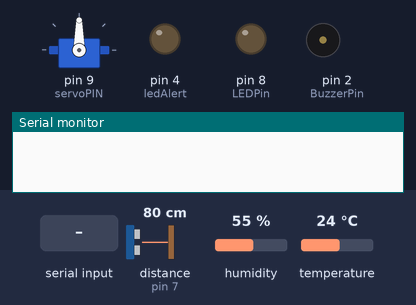
Bench run of a sketch on a simulated Arduino Uno, built with avr-gcc and run on an emulated ATmega328P. Parts: servo, output pins drawn as LEDs (lit = HIGH), buzzer (waves = sounding), the last lines printed to the serial monitor. Wiring (inferred from the names in the program): ultrasonic range finder: trigger pin 6; echo pin 7. Dashed ring = blinking. The inputs (shaded band) are chosen by the test bench; at power-on: distance to the obstacle (sensor on pin 7) 80 cm, humidity 55 %, temperature 24 °C. The echo pulse lasts 58.3 µs per cm; pins used as bus, display or sensor lines are not drawn.

Above: at 1.2 s.
1.3 s: distance to the obstacle (sensor on pin 7) set to 17 cm
5.5 s: distance to the obstacle (sensor on pin 7) set to 14 cm
At 5.85 s:
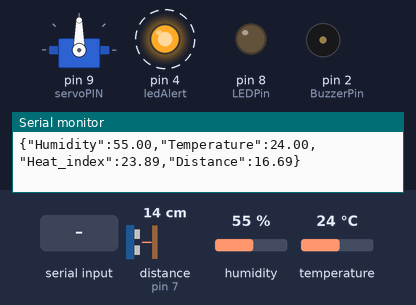
9.0 s: "L90\n" received over Serial
At 9.85 s:
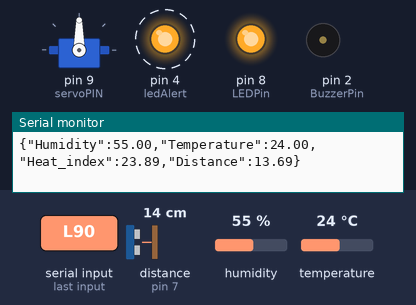
12.5 s: "M90\n" received over Serial
At 12.97 s:
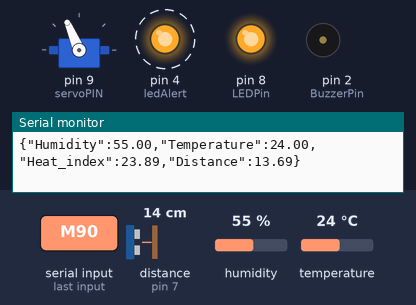
At 13.88 s:
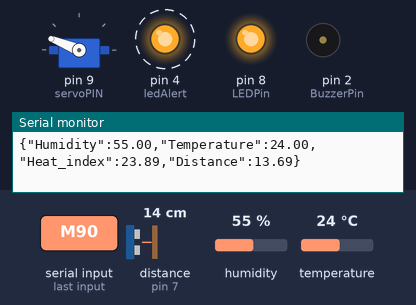
16.0 s: "L,45\n" received over Serial
19.5 s: "S90\n" received over Serial
Timing chart, 0 to 30.5 s (numbered marks = the images above; inputs shaded):
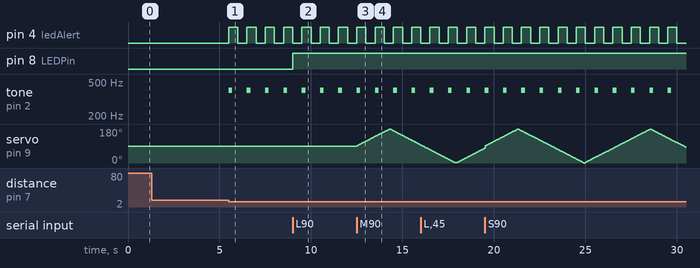

The sketch:

DHT11_SERVO_ULTRASONIC_LED.ino
```cpp
#include "DHT.h"
#include <Servo.h>
#include <Wire.h>


#define TRIG_PIN 6
#define ECHO_PIN 7
#define LEDPin 8      // LED contrôlée par Python
#define BuzzerPin 2
#define ledAlert 4    // LED d'alerte distance
#define servoPIN 9
#define DHTPIN 11
#define DHTTYPE DHT11


DHT dht(DHTPIN, DHTTYPE);
Servo myservo;

// Variables de contrôle
bool autoMode = false;
int servoAngle = 90;
int servoDirection = 1;
unsigned long prevMillisDHT = 0;
unsigned long prevMillisServo = 0;
unsigned long prevMillisAlert = 0;
bool alertBlink = false;

const int DISTANCE_THRESHOLD = 15;

void setup() {
  Serial.begin(9600);
  dht.begin();

  myservo.attach(servoPIN);
  pinMode(LEDPin, OUTPUT);
  pinMode(TRIG_PIN, OUTPUT);
  pinMode(ECHO_PIN, INPUT);
  pinMode(ledAlert, OUTPUT);
  pinMode(BuzzerPin, OUTPUT);
}

void loop() {
  unsigned long currentMillis = millis();

  // 1. RÉCEPTION DES COMMANDES PYTHON
  if (Serial.available() > 0) {
    char type = Serial.read();
    if (type == 'L') {
      digitalWrite(LEDPin, Serial.parseInt());
    }
    else if (type == 'M') {
      autoMode = Serial.parseInt();
    }
    else if (type == 'S') {
      servoAngle = Serial.parseInt();
      if (!autoMode) myservo.write(servoAngle);
    }
  }

  // 2. MODE AUTOMATIQUE SERVO
  if (autoMode) {
    if (currentMillis - prevMillisServo >= 20) {
      prevMillisServo = currentMillis;
      servoAngle += servoDirection;
      if (servoAngle >= 180 || servoAngle <= 0) servoDirection *= -1;
      myservo.write(servoAngle);
    }
  }

  // 3. LECTURE CAPTEURS ET ALERTE
  if (currentMillis - prevMillisDHT >= 500) { // On vérifie la distance plus souvent (0.5s)
    prevMillisDHT = currentMillis;

    // Mesure distance ultrason
    digitalWrite(TRIG_PIN, LOW); delayMicroseconds(2);
    digitalWrite(TRIG_PIN, HIGH); delayMicroseconds(10);
    digitalWrite(TRIG_PIN, LOW);
    long duration = pulseIn(ECHO_PIN, HIGH, 30000); // Timeout pour éviter de bloquer
    float distance_cm = (duration * 0.0343) / 2;


    // --- LOGIQUE D'ALERTE ---
    if (distance_cm > 0 && distance_cm < DISTANCE_THRESHOLD) {
      // Clignotement et bip (non-bloquant via l'état alertBlink)
      alertBlink = !alertBlink;
      digitalWrite(ledAlert, alertBlink);
      if (alertBlink) tone(BuzzerPin, 400, 200);
    } else {
      digitalWrite(ledAlert, LOW);
      noTone(BuzzerPin);
    }

    // Envoi JSON vers Python toutes les 2 secondes (via un compteur)
    static int jsonCounter = 0;
    jsonCounter++;
    if (jsonCounter >= 4) { // 4 * 500ms = 2s
      jsonCounter = 0;
      float h = dht.readHumidity();
      float t = dht.readTemperature();
      if (!isnan(h) && !isnan(t)) {
        float hic = dht.computeHeatIndex(t, h, false);
        Serial.print(F("{\"Humidity\":")); Serial.print(h);
        Serial.print(F(",\"Temperature\":")); Serial.print(t);
        Serial.print(F(",\"Heat_index\":")); Serial.print(hic);
        Serial.print(F(",\"Distance\":")); Serial.print(distance_cm);
        Serial.println(F("}"));
      }
    }

  }
}
```

Measured:
- the behaviour switches between 16 and 15 cm on distance to the obstacle (sensor on pin 7) (found by bisection; images 0 and 1)
- after the input at 5.5 s, pin 4 (ledAlert): alternates HIGH for 0.50 s and LOW for 0.50 s, starting at once; tone on pin 2 (BuzzerPin): alternates 400 Hz for 0.20 s and silent for 0.80 s, starting at once
- after the input at 9.0 s, pin 8 (LEDPin): LOW → HIGH at once
- after the input at 12.5 s, servo on pin 9 (servoPIN): rises from 90° to 180° in 1.8 s, then falls to 97° in 1.7 s
